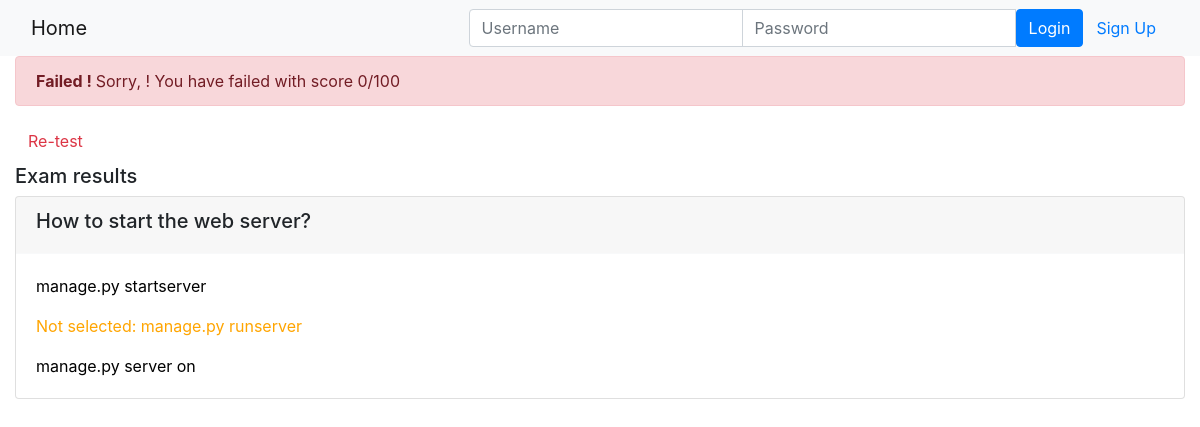
Page /onlinecourse/course/1/submission/1/result/ on the committed database.
### onlinecourse/models.py (models this page shows)
class Question(models.Model):
    question_text = models.TextField()
    grade = models.IntegerField(default=0)
    lesson = models.ForeignKey(Lesson, on_delete=models.CASCADE)
    course = models.ForeignKey(Course, on_delete=models.CASCADE)
    def is_get_score(self, selected_ids):
        all_answers = self.choice_set.filter(is_correct=True).count()
        selected_correct = self.choice_set.filter(is_correct=True, id__in=selected_ids).count()
        if all_answers == selected_correct:
            return True
        else:
            return False

class Choice(models.Model):
    choice_text = models.TextField()
    is_correct = models.BooleanField()
    question = models.ForeignKey(Question, on_delete=models.CASCADE)

### onlinecourse/views.py (the view)
# urls.py: path('course/<int:course_id>/submission/<int:submission_id>/result/', views.show_exam_result, name='show_exam_result'),
def show_exam_result(request, course_id, submission_id):
    course = get_object_or_404(Course, pk=course_id)
    submission= get_object_or_404(Submission, pk=submission_id)
    choices = submission.choices.all()
    total_score, score = 0, 0
    for question in course.question_set.all():
        total_score += question.grade
        if question.is_get_score(choices):
            score += question.grade
    context={
        'course': course,
        'choices': choices,
        'grade':int(score / total_score * 100),
    }
    return render(
        request,
        'onlinecourse/exam_result_bootstrap.html',
        context
    )

### onlinecourse/templates/onlinecourse/exam_result_bootstrap.html (shortened to what this page needs)
<!DOCTYPE html>
<html lang="en">
<head>
    {% load static %}
    <link rel="stylesheet" href="https://maxcdn.bootstrapcdn.com/bootstrap/4.5.2/css/bootstrap.min.css">
</head>
<body>
 <nav class="navbar navbar-light bg-light">
    <div class="container-fluid">
        <div class="navbar-header">
              <a class="navbar-brand" href="{% url 'onlinecourse:index' %}">Home</a>
        </div>
        <ul class="nav navbar-nav navbar-right">
            {% if user.is_authenticated %}
            <li>
                <a class="btn btn-link" href="#">{{ user.first_name }}({{ user.username }})</a>
                <a class="btn btn-link" href="{% url 'onlinecourse:logout' %}">Logout</a>
            </li>
            {% else %}
            <li>
                <form class="form-inline" action="{% url 'onlinecourse:login' %}" method="post">
                    <div class="input-group">
                        <input type="text" class="form-control" placeholder="Username" name="username" >
                        <input type="password" class="form-control" placeholder="Password" name="psw" >
                        <button class="btn btn-primary" type="submit">Login</button>
                        <a class="btn btn-link" href="{% url 'onlinecourse:registration' %}">Sign Up</a>
                    </div>
                </form>
            </li>
            {% endif %}
        </ul>
    </div>
</nav>
<div class="container-fluid">
    {% if grade > 80 %}
    <div class="alert alert-success">
       <b> Congratulations, {{user.first_name}} ! </b> You have passed the exam and completed
            the course with score {{grade}}/100
    </div>
        {% else %}
        <div class="alert alert-danger">
            <b> Failed ! </b>Sorry, {{user.first_name}} ! You have failed with score  {{grade}}/100
        </div>
        <a class="btn btn-link text-danger" href="{% url 'onlinecourse:course_details' course.id %}">Re-test</a>
        {% endif %}
        <div class="card-columns-vertical mt-1">
        <h5 class="">Exam results</h5>
            {% for question in course.question_set.all %}
                <div class="card">
                    <div class="card-header border-light">
                        <h5>{{question.question_text}}</h5>
                    </div>
                    <div class="card-body">
                        {% for choice in question.choice_set.all %}
                           {% if choice.is_correct and choice in choices %}
                            <p class="card-text" style="color:green">Correct answer: {{choice.choice_text}}</p>
                            {% elif choice.is_correct and choice not in choices %}
                            <p class="card-text" style="color:orange">Not selected: {{choice.choice_text}}</p>
                            {% elif choice.is_correct == False and choice in choices %}
                            <p class="card-text" style="color:red">Wrong answer: {{choice.choice_text}}</p>
                            {% else %}
                            <p class="card-text" style="color:black">{{choice.choice_text}}</p>
                            {% endif %}
                        {% endfor %}
                    </div>
                </div>
            {% endfor %}
        </div>
    </div>
</body>
</html>

### rows in the picture
Question: question_text "How to start the web server?"
Choice: choice_text "manage.py startserver"
Choice: choice_text "manage.py runserver"
Choice: choice_text "manage.py server on"

### other values in the picture
{{ grade }} "0"
